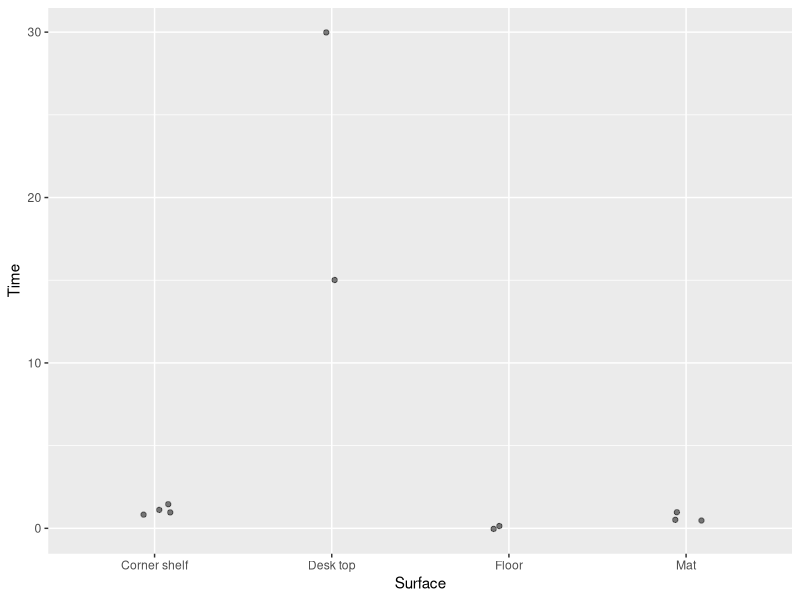

R code for this plot:
library(ggplot2)
X = read.csv('surface_suction_data.csv')
ggplot(X, aes(Surface, Time)) +  geom_jitter(width=0.1, alpha=0.5)
